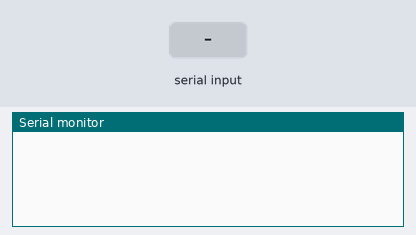
This sketch was run on a simulated Arduino Uno, built with avr-gcc and run on an emulated ATmega328P. Shown: the last lines printed to the serial monitor. The test bench sets the inputs (shaded band).

Above: at 1.2 s.
1.3 s: "on" received over Serial
At 3.5 s:
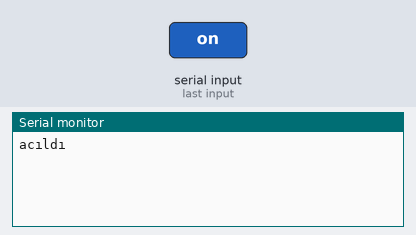
3.8 s: "off" received over Serial
At 5.6 s:
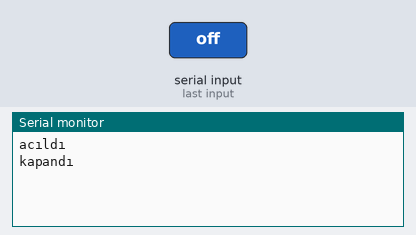
6.3 s: "1" received over Serial
At 8.6 s:
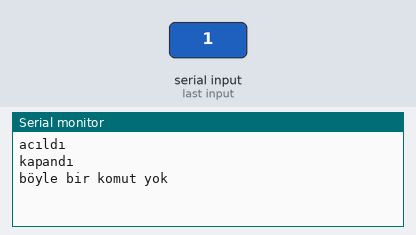

The sketch:

main.ino
```cpp
#include <IRremote.h>
IRsend irsend;
void setup(){
  Serial.begin(9600);
}

void loop(){
  while(Serial.available() > 0 ){
    String str = Serial.readString();
    if(str.indexOf("on") > -1){
       Serial.println("acıldı");
       unsigned int  kilimaon[59] = {8650,3900, 600,1450, 500,500, 450,550, 550,450, 450,1600, 500,500, 500,500, 500,500, 450,600, 400,600, 550,450, 450,550, 450,550, 450,550, 600,450, 450,550, 500,500, 450,550, 500,1550, 400,1550, 500,550, 450,1500, 500,550, 550,450, 450,550, 450,1550, 600,1450, 400,1600, 550};  // LG 0
       irsend.sendRaw(kilimaon,59,38);
      }else if(str.indexOf("off") > -1){
       Serial.println("kapandı");
       unsigned int  kilimaoff[59] = {8650,4000, 550,1500, 550,450, 450,550, 500,500, 500,1550, 450,550, 450,550, 500,500, 500,1550, 450,1550, 500,500, 500,500, 500,550, 450,550, 450,550, 450,550, 500,500, 500,550, 500,500, 450,550, 450,550, 450,1550, 500,550, 450,1550, 500,500, 500,500, 500,550, 450,1550, 450};  // LG 0
       irsend.sendRaw(kilimaoff,59,38);
      }
    else{
      Serial.println("böyle bir komut yok");
    }
  }
}
```

Measured:
- after the input at 1.3 s, the serial monitor: prints a new line after 1.0 s (image 1)
- after the input at 3.8 s, the serial monitor: prints a new line after 1.0 s (image 2)
- after the input at 6.3 s, the serial monitor: prints a new line after 1.0 s (image 3)
